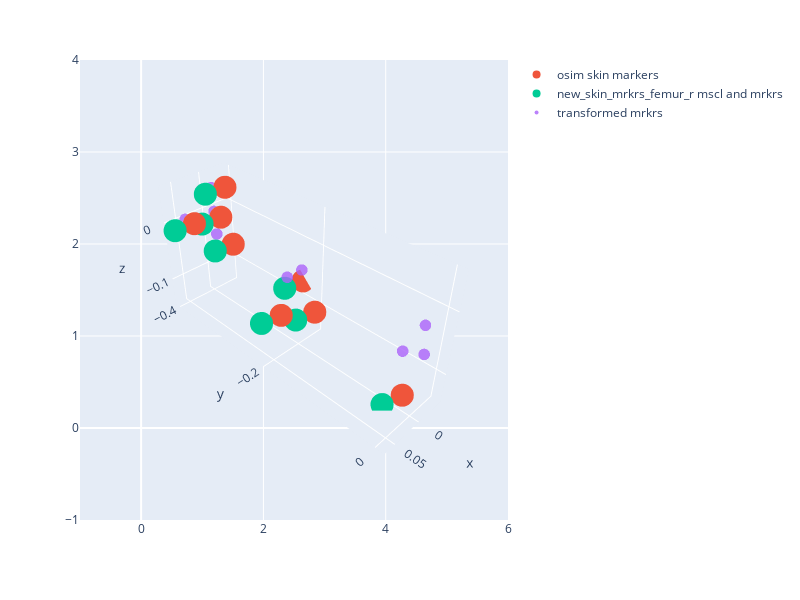

Notebook code cell kept with this figure:
### Code cell
import plotly.express as px
import plotly.graph_objects as go
fig = px.scatter(width = 800, height = 600)
fig.add_trace(go.Scatter3d(x = mrkrs_femur_l['x'], 
                           y = mrkrs_femur_l['y'], 
                           z = mrkrs_femur_l['z'], mode = 'markers', name = 'osim skin markers'))
fig.add_trace(go.Scatter3d(x = new_skin_mrkrs_femur_l['x'],  y = new_skin_mrkrs_femur_l['y'], z=new_skin_mrkrs_femur_l['z'], mode = 'markers', name = 'new_skin_mrkrs_femur_r mscl and mrkrs'))
fig.add_trace(go.Scatter3d(x = femur_l_df['x'],  y = femur_l_df['y'], z=femur_l_df['z'], mode = 'markers', marker=dict(size=4, opacity=0.8), name = 'transformed mrkrs'))

fig.update_scenes(aspectmode="data" )
camera = dict(
    up=dict(x=0, y=0, z=1),
    center=dict(x=0, y=0, z=0),
    eye=dict(x=2, y=2, z=2)
)
fig.update_layout(scene_camera=camera)
fig.show()

### Figure 1 — Plotly figure (JSON) as saved in the notebook; plotly's stock layout.template omitted (floating-point values rounded to 4 significant figures)
{"data": [{"hovertemplate": "<extra></extra>", "legendgroup": "", "marker": {"color": "#636efa", "symbol": "circle"}, "mode": "markers", "name": "", "orientation": "v", "showlegend": false, "type": "scatter", "xaxis": "x", "yaxis": "y"}, {"mode": "markers", "name": "osim skin markers", "type": "scatter3d", "x": [-0.01683, -0.04532, 0.02766, -0.01298, -0.0139, -0.002111, 0.0007682, 0.04002], "y": [-0.1848, -0.2362, -0.2077, -0.02285, -0.3585, -0.3528, -0.3649, -0.3782], "z": [-0.09068, -0.07519, -0.08458, -0.1374, -0.04945, 0.0528, 0.001002, 0]}, {"mode": "markers", "name": "new_skin_mrkrs_femur_r mscl and mrkrs", "type": "scatter3d", "x": [0.01022, -0.01827, 0.0547, 0.01406, 0.01315, 0.02493, 0.02781, 0.06706], "y": [-0.1964, -0.2478, -0.2192, -0.03438, -0.3701, -0.3644, -0.3765, -0.3897], "z": [-0.0964, -0.0809, -0.09029, -0.1431, -0.05517, 0.04708, -0.004716, -0.005718]}, {"marker": {"opacity": 0.8, "size": 4}, "mode": "markers", "name": "transformed mrkrs", "type": "scatter3d", "x": [-0.0009919, -0.001218, 0, -0.006085, -0.00679, 0.02969, 0.003086, 0.04191, -0.001105], "y": [-0.3843, -0.3813, 0, 0.001595, -0.02793, -0.1924, -0.1917, -0.3982, -0.3828], "z": [0.04206, -0.03532, 0, -0.04659, -0.06047, -0.01216, -0.01284, 0.0001423, 0.003371]}], "layout": {"height": 600, "legend": {"tracegroupgap": 0}, "margin": {"t": 60}, "scene": {"aspectmode": "data", "camera": {"center": {"x": 0, "y": 0, "z": 0}, "eye": {"x": 2, "y": 2, "z": 2}, "up": {"x": 0, "y": 0, "z": 1}}}, "width": 800, "xaxis": {"anchor": "y", "domain": [0, 1]}, "yaxis": {"anchor": "x", "domain": [0, 1]}}}
